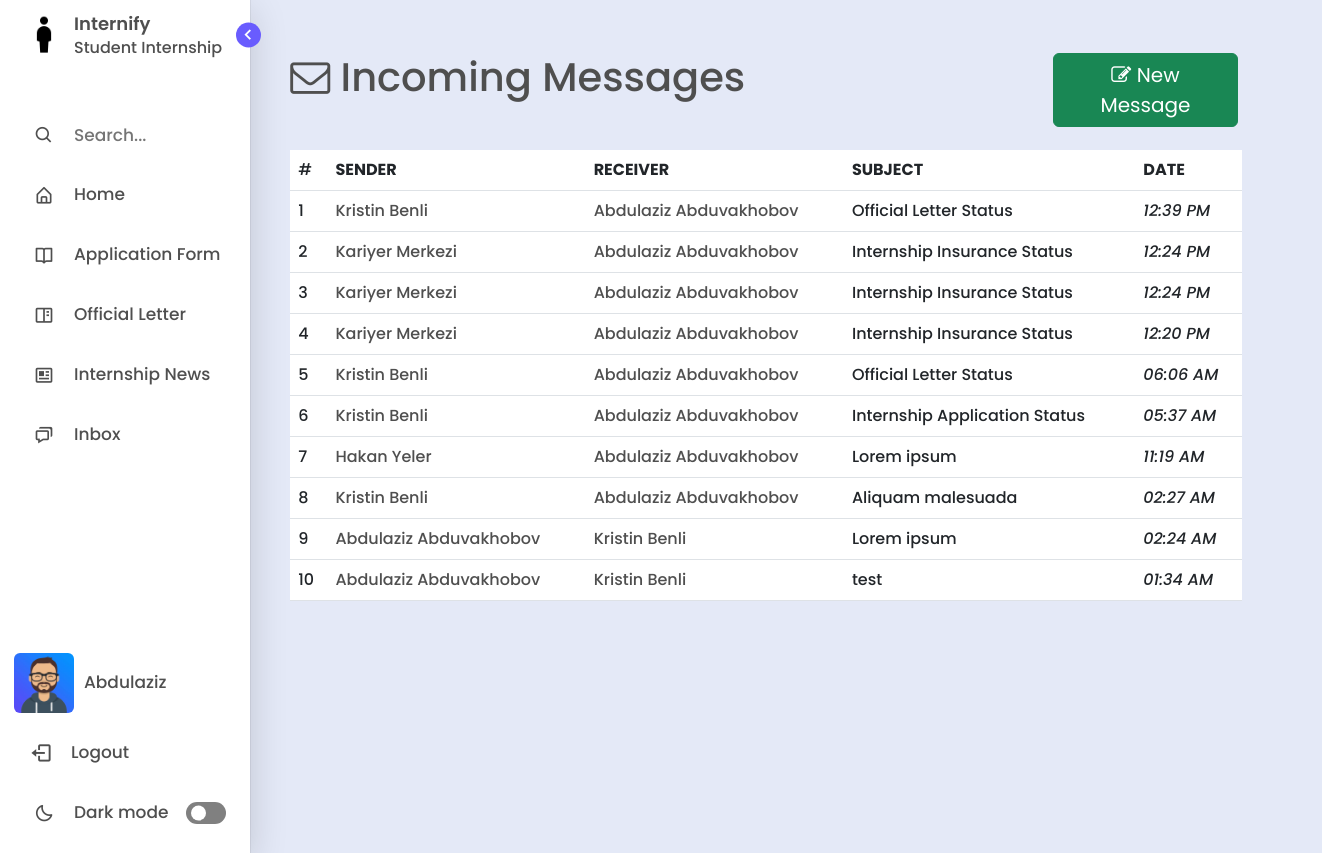
/inbox/ (signed in), run on the app's committed database.
### management/models.py (models this page shows, shortened)
class User(AbstractBaseUser, PermissionsMixin):
    GENDER_CHOICES = (
        ('M', 'Male'),
        ('F', 'Female'),
    )
    first_name = models.CharField(max_length=100)
    last_name = models.CharField(max_length=100)
    email = models.EmailField(unique=True)
    gender = models.CharField(max_length=1, choices=GENDER_CHOICES)
    photo = models.ImageField(upload_to='users', null=True, blank=True)
    last_login = models.DateTimeField(auto_now=True)
    is_active = models.BooleanField(default=True)
    is_staff = models.BooleanField(default=False)
    is_superuser = models.BooleanField(default=False)
    objects = CustomUserManager()
    USERNAME_FIELD = 'email'
    REQUIRED_FIELDS = ['first_name', 'last_name', 'gender',  'password']
    def get_full_name(self):
        return f'{self.first_name} {self.last_name}'

class BaseAbstractModel(models.Model):
    is_visible = models.BooleanField(default=True, verbose_name='Visibility')
    date_created = models.DateTimeField(auto_now_add=True)
    date_updated = models.DateTimeField(auto_now=True)
    class Meta:
        abstract = True

class Message(BaseAbstractModel):
    title = models.CharField(max_length=255)
    content = models.TextField()
    sender = models.ForeignKey(User, on_delete=CASCADE, related_name='sender')
    receiver = models.ForeignKey(User, on_delete=CASCADE, related_name='receiver')
    parent = models.ForeignKey('self', on_delete=SET_NULL, null=True, related_name='parentnode')
    def get_absolute_url(self):
        return reverse('message', args=[str(self.id)])

### management/views.py (the view, shortened to what this page needs)
# urls.py: path('inbox/', views.inbox, name = "inbox"),
def inbox(request):
	user = request.user
	emails = Message.objects.filter((Q(sender=request.user) | Q(receiver=request.user)) & Q(parent=None)).order_by('-date_created')
	context = {
		'emails': emails
	}
	return render(request, "inbox.html", context)

### templates/inbox.html (shortened to what this page needs)
{% extends "layout.html" %}
{% load static %}
{% block content %}
<div class="home offset-md-1" style="margin-top:4%;">
  <div class="row">
    <div class="col-md-5">
      <h1 class="title text"><i class="fa fa-envelope-o"></i> Incoming Messages</h1>
    </div>
    <div class="col-md-5">
      <a href="{% url 'sendmessage' %}" class="btn btn-success btn-block" style="font-size: 20px; width:40%; float:right;"><i class='fa fa-pencil-square-o'></i> New Message</a>
    </div>
  </div>
  <div class="col-md-10" style="margin-top:2%;">
    <table class="table table-hover mails" style="background-color: var(--primary-color-light);">
      {% if emails.count > 0 %}
      <thead class="text">
        <td>#</td>
        <th>SENDER</th>
        <th>RECEIVER</th>
        <th>SUBJECT</th>
        <th>DATE</th>
      </thead>
      <tbody class="text">
        {% for message in emails %}
          <tr>
            <td>{{forloop.counter}}</td>
            <td>
              <a href="{{message.get_absolute_url}}" style="text-decoration: none; color: var(--text-color)">
                {{message.sender.get_full_name}}
              </a>
            </td>
            <td>
              <a href="{% url 'inbox' %}message/{{message.id}}/" style="text-decoration: none; color: var(--text-color)">
                {{message.receiver.get_full_name}}
              </a>
            </td>
            <td>{{message.title}}</td>
            <td class="text-right fst-italic">{{message.date_created|date:"h:i A"}}</td>
          </tr>
        {% endfor %}
      </tbody>
      {% else %}
        <th>
          <p class='text-center text-white'>No records!</p>
        </th>
      {% endif %}
    </table>
  </div>
</div>
{% endblock content %}

### templates/includes/sidebar.html (shortened to what this page needs)
<!DOCTYPE html>
{% load static %}
<html lang="en">
<head>
    <link href='https://unpkg.com/boxicons@2.1.1/css/boxicons.min.css' rel='stylesheet'>
</head>
<body>
    <nav class="sidebar open">
        <header>
            <div class="image-text">
                <span class="image">
                    <a href="/home"><img id="my-image" src="{% static 'assets/img/logo.png' %}" alt=""></a>
                </span>
                <div class="text logo-text">
                    <a href="/home" style="text-decoration: none; color: var(--text-color);"><span class="name">Internify</span></a>
                    <span class="profession">Student Internship</span>
                </div>
            </div>
            <i class='bx bx-chevron-right toggle'></i>
        </header>
        <div class="menu-bar">
            <div class="menu">
				<li class="search-box">
                    <i class='bx bx-search icon'></i>
                    <input type="text" placeholder="Search...">
                </li>
                <li class="nav-link">
                    <a href="{% url 'index' %}">
                        <i class='bx bx-home-alt icon' ></i>
                        <span class="text nav-text">Home</span>
                    </a>
                </li>
                {% for group in request.user.groups.all %}
                    {% if group.name == 'Student' %}
                        <li class ="nav-link">
                            <a href="/application-form">
                                <i class='bx bx-book-open icon'></i>
                                <span class="text nav-text">Application Form</span>
                            </a>
                        </li>
                        <li class ="nav-link">
                            <a href="/official-letter">
                                <i class='bx bx-book-content icon' ></i>
                                <span class="text nav-text">Official Letter</span>
                            </a>
                        </li>
                        <li class="nav-link">
                            <a href="/internship-opportunities">
                              <i class='bx bx-news icon' ></i>
                              <span class="text nav-text">Internship News</span>
                            </a>
                        </li>
                    {% endif %}
                {% endfor %}
                <li class="nav-link">
                    <a href="/inbox">
                        <i class='bx bx-chat icon' ></i>
                        <span class="text nav-text">Inbox</span>
                    </a>
                </li>
            </div>
            <div class="bottom-content">
                <li class="nav-link">
                    <a href="/profile">
                        <img src="
                                {% if request.user.photo%}
                                    {{ request.user.photo.url }}
                                {% elif request.user.gender == 'M' %}
                                    {% static 'assets/img/avatars/male_avatar.png' %}
                                {% else %}
                                    {% static 'assets/img/avatars/female_avatar.png' %}
                                {% endif %}
                                "
                                alt="user-avatar"
                            class="d-block rounded" height="60" width="60" id="uploadedAvatar" />
                        <span class="text nav-text" style="margin-left:10px;"> {{user.first_name}}</span>
                    </a>
                </li>
                <li class="nav-link">
                    <a href="/logout">
                        <i class='bx bx-log-out icon' style="font-size:23px; margin-left:-3px;"></i>
                        <span class="text nav-text">Logout</span>
                    </a>
                </li>
                <li class="mode">
                    <div class="sun-moon">
                        <i class='bx bx-moon icon moon'></i>
                    </div>
                    <span class="mode-text text">Dark mode</span>
                    <div class="toggle-switch">
                        <span class="switch"></span>
                    </div>
                </li>
            </div>
        </div>
    </nav>
</body>
</html>

### templates/inbox.html (style rules this page uses)
body { overflow:hidden; }

### templates/includes/sidebar.html (style rules this page uses)
* { margin: 0; padding: 0; box-sizing: border-box; font-family: 'Poppins', sans-serif; }
:root { --body-color: #E4E9F7; --sidebar-color: #FFF; --primary-color: #695CFE; --primary-color-light: white; --purple-text-color: #696CFF; --toggle-color: gray; --text-color: #4f4f4f; --tran-03: all 0.2s ease; --tran-03: all 0.3s ease; --tran-04: all 0.3s ease; --tran-05: all 0.3s ease; }
body { min-height: 100vh; background-color: var(--body-color); transition: var(--tran-05); overflow-x: hidden; }
.sidebar { position: fixed; top: 0; left: 0; height: 100%; width: 250px; padding: 10px 14px; background: var(--sidebar-color); transition: var(--tran-05); z-index: 100; box-shadow: rgba(0, 0, 0, 0.16) 0px 10px 36px 0px, rgba(0, 0, 0, 0.06) 0px 0px 0px 1px; }
.sidebar li { height: 50px; list-style: none; display: flex; align-items: center; margin-top: 10px; }
.sidebar header .image, .sidebar .icon { min-width: 60px; border-radius: 6px; }
.sidebar .icon { min-width: 60px; border-radius: 6px; height: 100%; display: flex; align-items: center; justify-content: center; font-size: 20px; }
.sidebar .text, .sidebar .icon { color: var(--text-color); transition: var(--tran-03); }
.sidebar .text { font-size: 17px; font-weight: 500; white-space: nowrap; opacity: 1; }
.sidebar header { position: relative; }
.sidebar header .image-text { display: flex; align-items: center; }
.sidebar header .logo-text { display: flex; flex-direction: column; }
header .image-text .name { margin-top: 2px; font-size: 18px; font-weight: 600; }
header .image-text .profession { font-size: 16px; margin-top: -2px; display: block; }
.sidebar header .image { display: flex; align-items: center; justify-content: center; }
.sidebar header .image img { width: 40px; border-radius: 6px; }
.sidebar header .toggle { position: absolute; top: 50%; right: -25px; transform: translateY(-50%) rotate(180deg); height: 25px; width: 25px; background-color: var(--primary-color); color: var(--sidebar-color); border-radius: 50%; display: flex; align-items: center; justify-content: center; font-size: 22px; cursor: pointer; transition: var(--tran-05); }
.sidebar .menu { margin-top: 40px; }
.sidebar li.search-box { border-radius: 6px; background-color: var(--primary-color-light); cursor: pointer; transition: var(--tran-05); }
.sidebar li.search-box input { height: 100%; width: 100%; outline: none; border: none; background-color: var(--primary-color-light); color: var(--text-color); border-radius: 6px; font-size: 17px; font-weight: 500; transition: var(--tran-05); }
.sidebar li a { list-style: none; height: 100%; background-color: transparent; display: flex; align-items: center; height: 100%; width: 100%; border-radius: 6px; text-decoration: none; transition: var(--tran-03); }
.sidebar .menu-bar { height: calc(100% - 55px); display: flex; flex-direction: column; justify-content: space-between; overflow-y: scroll; }
.sidebar .menu-bar .mode { border-radius: 6px; background-color: var(--primary-color-light); position: relative; transition: var(--tran-05); }
.menu-bar .mode .sun-moon { height: 50px; width: 60px; }
.mode .sun-moon i { position: absolute; }
.bottom-content .nav-link { margin-top:20px; }
.menu-bar .bottom-content .toggle-switch { position: absolute; right: 0; height: 100%; min-width: 60px; display: flex; align-items: center; justify-content: center; border-radius: 6px; cursor: pointer; }
.toggle-switch .switch { position: relative; height: 22px; width: 40px; border-radius: 25px; background-color: var(--toggle-color); transition: var(--tran-05); }
.switch::before { content: ''; position: absolute; height: 15px; width: 15px; border-radius: 50%; top: 50%; left: 5px; transform: translateY(-50%); background-color: var(--sidebar-color); transition: var(--tran-04); }
.home { position: absolute; top: 0; top: 0; left: 180px; height: 100vh; width: calc(100% - 180px); background-color: var(--body-color); transition: var(--tran-05); }
.home .text { font-weight: 500; color: var(--text-color); }

### data on the page
User: photo (picture), first_name "Abdulaziz"
Message: sender.get_full_name "Kristin Benli", receiver.get_full_name "Abdulaziz Abduvakhobov", title "Official Letter Status", date_created "12:39 PM"
Message: sender.get_full_name "Kariyer Merkezi", receiver.get_full_name "Abdulaziz Abduvakhobov", title "Internship Insurance Status", date_created "12:24 PM"
Message: sender.get_full_name "Kariyer Merkezi", receiver.get_full_name "Abdulaziz Abduvakhobov", title "Internship Insurance Status", date_created "12:24 PM"
Message: sender.get_full_name "Kariyer Merkezi", receiver.get_full_name "Abdulaziz Abduvakhobov", title "Internship Insurance Status", date_created "12:20 PM"
Message: sender.get_full_name "Kristin Benli", receiver.get_full_name "Abdulaziz Abduvakhobov", title "Official Letter Status", date_created "06:06 AM"
Message: sender.get_full_name "Kristin Benli", receiver.get_full_name "Abdulaziz Abduvakhobov", title "Internship Application Status", date_created "05:37 AM"
Message: sender.get_full_name "Hakan Yeler", receiver.get_full_name "Abdulaziz Abduvakhobov", title "Lorem ipsum", date_created "11:19 AM"
Message: sender.get_full_name "Kristin Benli", receiver.get_full_name "Abdulaziz Abduvakhobov", title "Aliquam malesuada", date_created "02:27 AM"
Message: sender.get_full_name "Abdulaziz Abduvakhobov", receiver.get_full_name "Kristin Benli", title "Lorem ipsum", date_created "02:24 AM"
Message: sender.get_full_name "Abdulaziz Abduvakhobov", receiver.get_full_name "Kristin Benli", title "test", date_created "01:34 AM"
